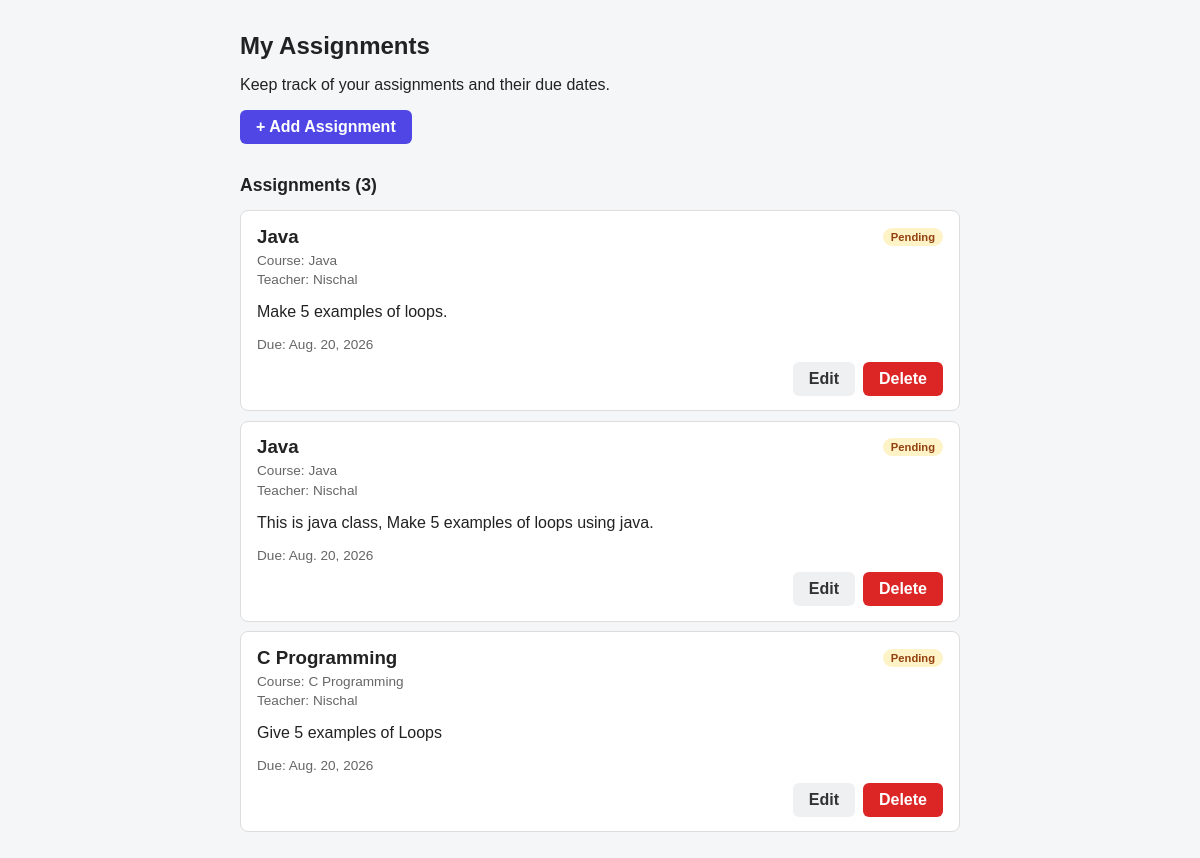
The app's page /, older data.
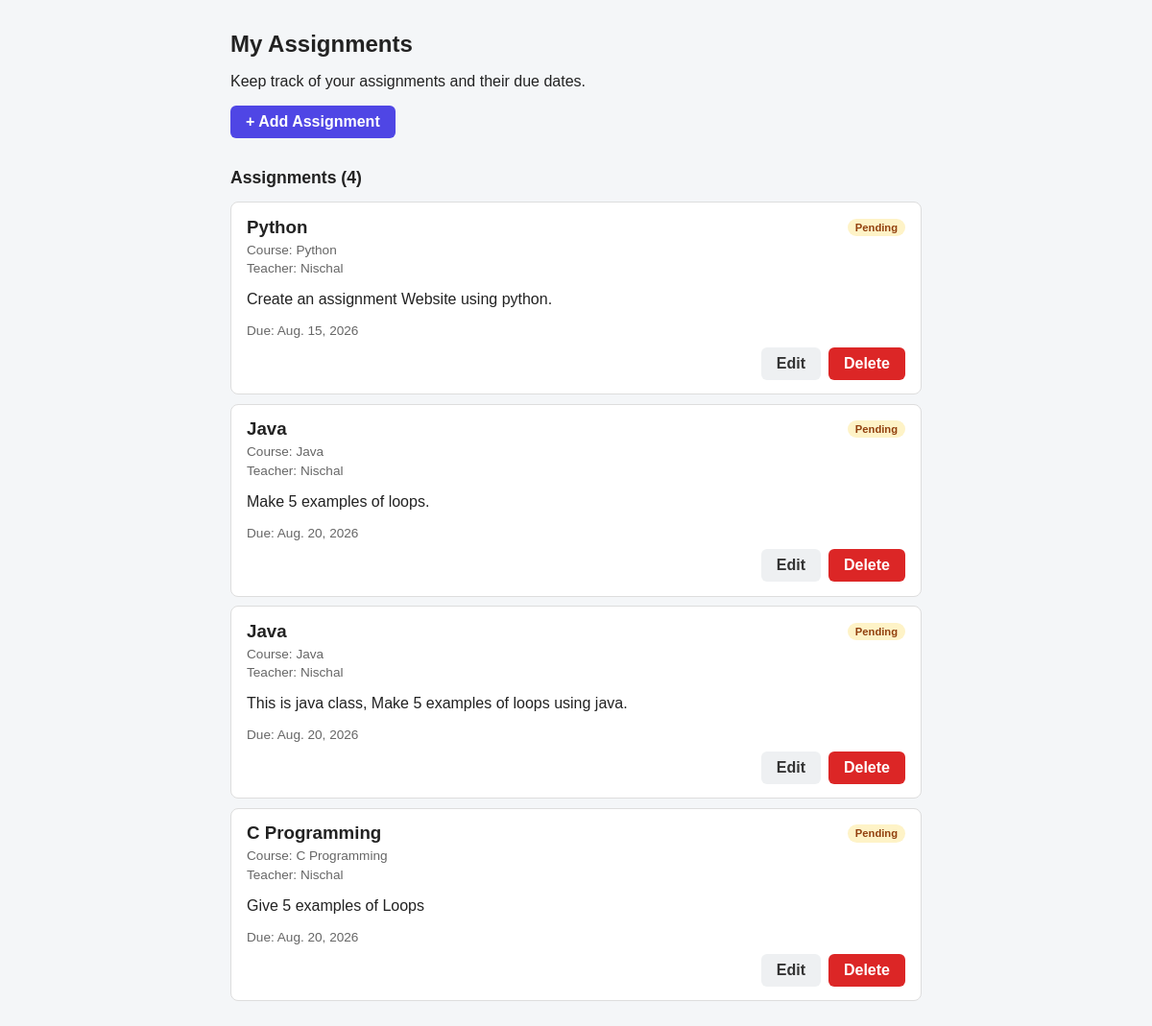
The same page, newer data.
### assignments/models.py (models this page shows, shortened)
class Assignment(models.Model):
    class Status(models.TextChoices):
        PENDING = "Pending", "Pending"
        IN_PROGRESS = "In Progress", "In Progress"
        COMPLETED = "Completed", "Completed"
    title = models.CharField(max_length=200)
    course = models.CharField(max_length=100, blank=True)
    subject_teacher = models.CharField(max_length=100, blank=True)
    description = models.TextField(blank=True)
    due_date = models.DateField()
    status = models.CharField(
        max_length=20,
        choices=Status.choices,
        default=Status.PENDING,
    )
    created_at = models.DateTimeField(auto_now_add=True)
    updated_at = models.DateTimeField(auto_now=True)
    class Meta:
        ordering = ["-created_at"]
        verbose_name_plural = "assignments"
    @property
    def is_overdue(self):
        return (
            self.due_date < timezone.localdate()
            and self.status != self.Status.COMPLETED
        )

### assignments/views.py (the view)
# urls.py: path("", views.assignment_list, name="assignment_list"),
def assignment_list(request):
    if request.method == "POST":
        form = AssignmentForm(request.POST)
        if form.is_valid():
            form.save()
            return redirect("assignments:assignment_list")
    else:
        form = AssignmentForm()
    assignments = Assignment.objects.all()
    return render(
        request,
        "assignments/assignment_list.html",
        {
            "form": form,                 # the form (empty, or with errors)
            "assignments": assignments,   # every row in the database
        },
    )

### assignments/templates/assignments/assignment_list.html (shortened to what this page needs)
<!DOCTYPE html>
<html lang="en">
<head>
</head>
<body>
    <header>
        <h1>My Assignments</h1>
        <p>Keep track of your assignments and their due dates.</p>
        <button type="button" class="btn btn-primary" data-open-modal>+ Add Assignment</button>
    </header>
    <main>
        {% if assignments %}
            <h2>Assignments ({{ assignments|length }})</h2>
            <ul class="assignment-list">
                {% for assignment in assignments %}
                    <li class="assignment">
                        <div class="assignment-top">
                            <h3>{{ assignment.title }}</h3>
                            <span class="badge badge--{{ assignment.status|slugify }}">{{ assignment.status }}</span>
                        </div>
                        {% if assignment.course %}
                            <p class="meta">Course: {{ assignment.course }}</p>
                        {% endif %}
                        {% if assignment.subject_teacher %}
                            <p class="meta">Teacher: {{ assignment.subject_teacher }}</p>
                        {% endif %}
                        {% if assignment.description %}
                            <p class="description">{{ assignment.description }}</p>
                        {% endif %}
                        <p class="due">
                            Due: {{ assignment.due_date }}
                        </p>
                        <div class="card-actions">
                            <a href="#" class="btn btn-secondary" data-edit-assignment
                               data-edit-url="{% url 'assignments:assignment_edit' assignment.pk %}"
                               data-title="{{ assignment.title }}"
                               data-course="{{ assignment.course }}"
                               data-subject_teacher="{{ assignment.subject_teacher }}"
                               data-description="{{ assignment.description }}"
                               data-due-date="{{ assignment.due_date|date:'Y-m-d' }}">Edit</a>
                            <form method="post" action="{% url 'assignments:assignment_delete' assignment.pk %}">
                                <button type="submit" class="btn btn-danger">Delete</button>
                            </form>
                        </div>
                    </li>
                {% endfor %}
            </ul>
        {% else %}
            <div class="empty">
                <p>No assignments yet.</p>
                <button type="button" class="btn btn-primary" data-open-modal>+ Add Assignment</button>
            </div>
        {% endif %}
    </main>
</body>
</html>

### assignments/templates/assignments/assignment_list.html (style rules this page uses)
body { margin: 0; font-family: Arial, Helvetica, sans-serif; background: #f4f6f8; color: #222; }
header, main { max-width: 720px; margin: 0 auto; padding: 1rem; }
header { padding-bottom: 0; }
h1 { font-size: 1.5rem; }
h2 { font-size: 1.1rem; }
.btn { border: none; border-radius: 6px; padding: 0.5rem 1rem; font: inherit; font-weight: bold; cursor: pointer; text-decoration: none; }
.btn-primary { background: #4f46e5; color: #fff; }
.btn-secondary { background: #eef0f2; color: #333; }
.btn-danger { background: #dc2626; color: #fff; }
.card-actions { display: flex; justify-content: flex-end; gap: 0.5rem; margin-top: 0.6rem; }
.card-actions form { margin: 0; }
.assignment-list { list-style: none; margin: 0; padding: 0; }
.assignment { background: #fff; border: 1px solid #ddd; border-radius: 8px; padding: 0.9rem 1rem; margin-bottom: 0.6rem; }
.assignment-top { display: flex; justify-content: space-between; align-items: center; gap: 0.5rem; }
.assignment-top h3 { margin: 0; }
.meta, .due { color: #666; font-size: 0.85rem; margin: 0.3rem 0 0; }
.badge { font-size: 0.7rem; font-weight: bold; padding: 0.2rem 0.5rem; border-radius: 999px; }
.badge--pending { background: #fef3c7; color: #92400e; }

Row changes from the older to the newer data that the page shows:
added Assignment: title "Python", status "Pending", course "Python", subject_teacher "Nischal", description "Create an assignment Website using python.", due_date "Aug. 15, 2026"
Text that changed along with them:
{{ assignments|length }}: "3" → "4"
